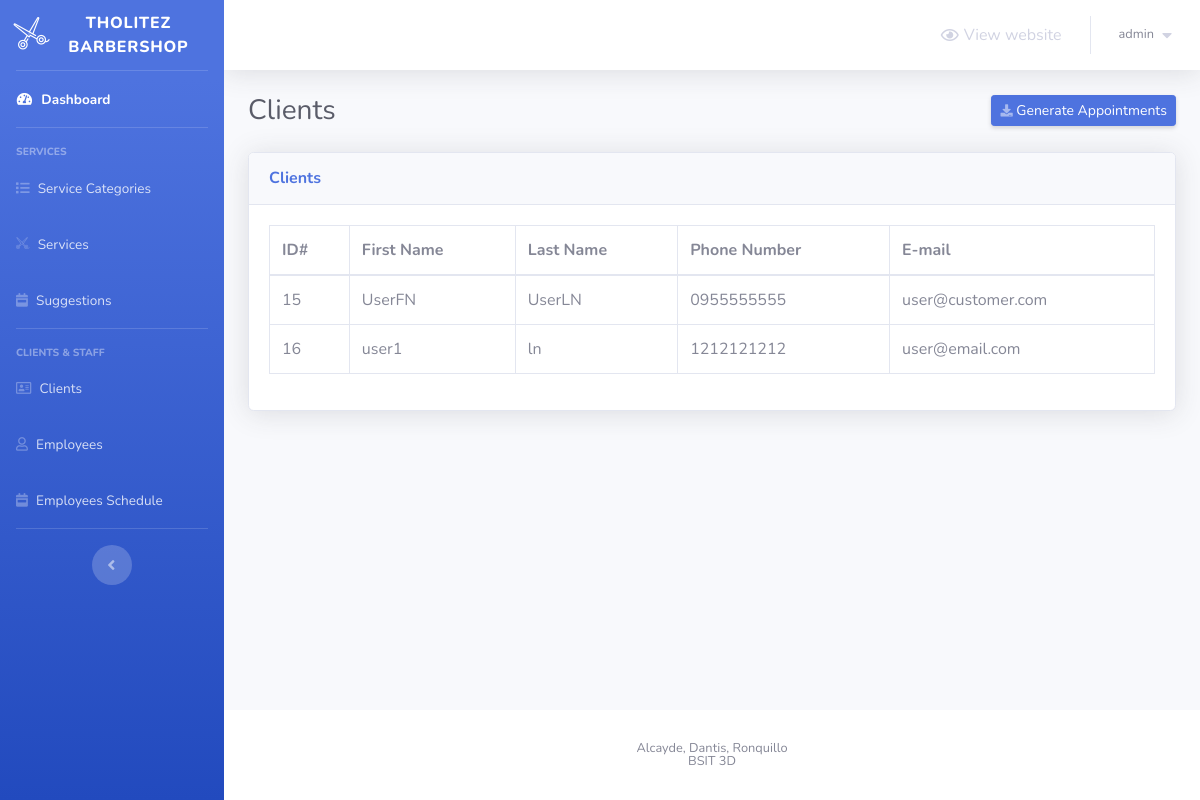
Page /barber-admin/clients.php (signed in) on the committed database.
### tables this page shows
CREATE TABLE `clients` (
  `client_id` int(5) NOT NULL,
  `first_name` varchar(30) NOT NULL,
  `last_name` varchar(30) NOT NULL,
  `phone_number` varchar(30) NOT NULL,
  `client_email` varchar(50) NOT NULL
);

### barber-admin/clients.php (the view, shortened to what this page needs)
<?php
    include 'connect.php';
    include 'Includes/templates/header.php';
    if(isset($_SESSION['username_barbershop_Xw211qAAsq4']) && isset($_SESSION['password_barbershop_Xw211qAAsq4']))
    {
?>
        <div class="container-fluid">
            <div class="d-sm-flex align-items-center justify-content-between mb-4">
                <h1 class="h3 mb-0 text-gray-800">Clients</h1>
                <a href="generate.php" class="d-none d-sm-inline-block btn btn-sm btn-primary shadow-sm">
                    <i class="fas fa-download fa-sm text-white-50"></i>
                    Generate Appointments
                </a>
            </div>
            <?php
                $stmt = $con->prepare("SELECT * FROM clients");
                $stmt->execute();
                $rows_clients = $stmt->fetchAll();
            ?>
            <div class="card shadow mb-4">
                <div class="card-header py-3">
                    <h6 class="m-0 font-weight-bold text-primary">Clients</h6>
                </div>
                <div class="card-body">
                    <div class="table-responsive">
                        <table class="table table-bordered">
                            <thead>
                                <tr>
                                    <th scope="col">ID#</th>
                                    <th scope="col">First Name</th>
                                    <th scope="col">Last Name</th>
                                    <th scope="col">Phone Number</th>
                                    <th scope="col">E-mail</th>
                                </tr>
                            </thead>
                            <tbody>
                                <?php
                                    foreach($rows_clients as $client)
                                    {
                                        echo "<tr>";
                                            echo "<td>";
                                                echo $client['client_id'];
                                            echo "</td>";
                                            echo "<td>";
                                                echo $client['first_name'];
                                            echo "</td>";
                                            echo "<td>";
                                                echo $client['last_name'];
                                            echo "</td>";
                                            echo "<td>";
                                                echo $client['phone_number'];
                                            echo "</td>";
                                            echo "<td>";
                                                echo $client['client_email'];
                                            echo "</td>";
                                        echo "</tr>";
                                    }
                                ?>
                            </tbody>
                        </table>
                    </div>
                </div>
            </div>
        </div>
<?php
        include 'Includes/templates/footer.php';
    }
    else
    {
        header('Location: login.php');
        exit();
    }
?>

### rows in the picture
clients: client_id "15", first_name "UserFN", last_name "UserLN", phone_number "0955555555", client_email "user@customer.com"
clients: client_id "16", first_name "user1", last_name "ln", phone_number "1212121212", client_email "user@email.com"

### other values in the picture
$_SESSION['username_barbershop_Xw211qAAsq4'] "admin"
